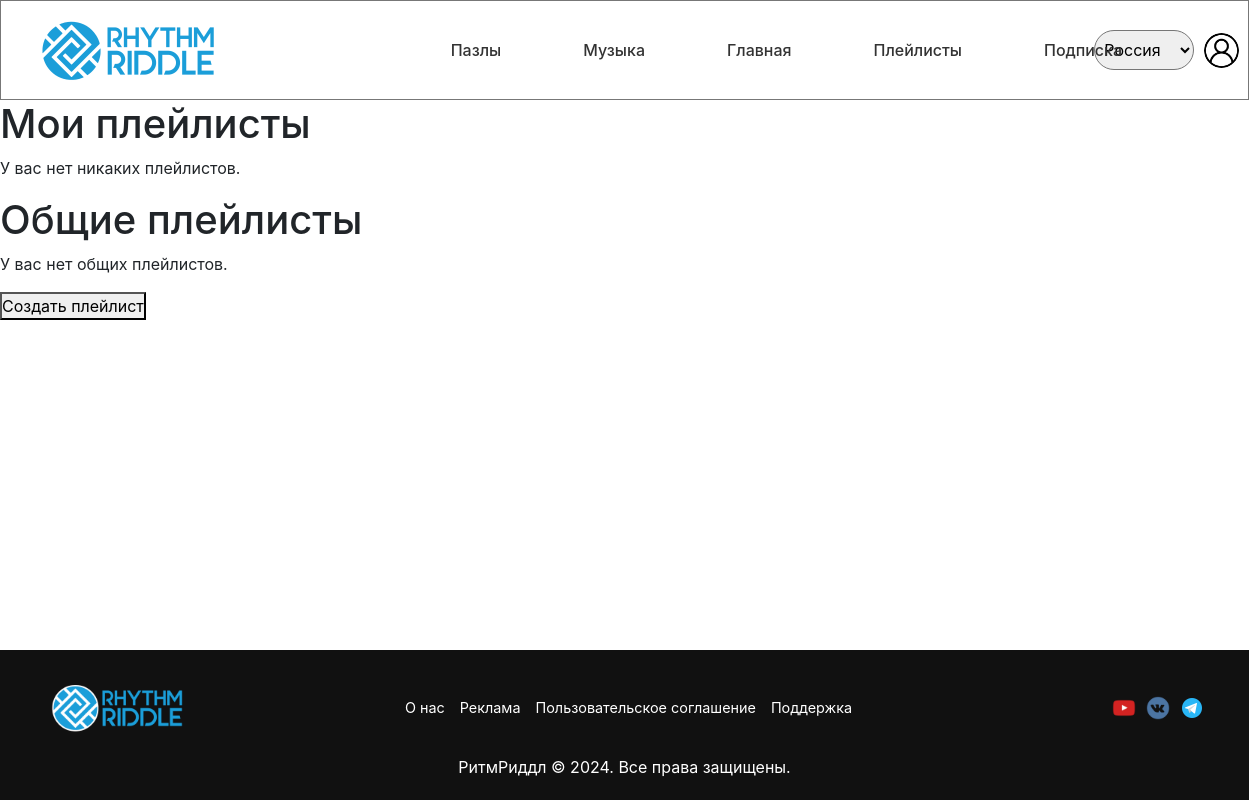
/main/playlists (signed in), run on an earlier commit of the app's database.
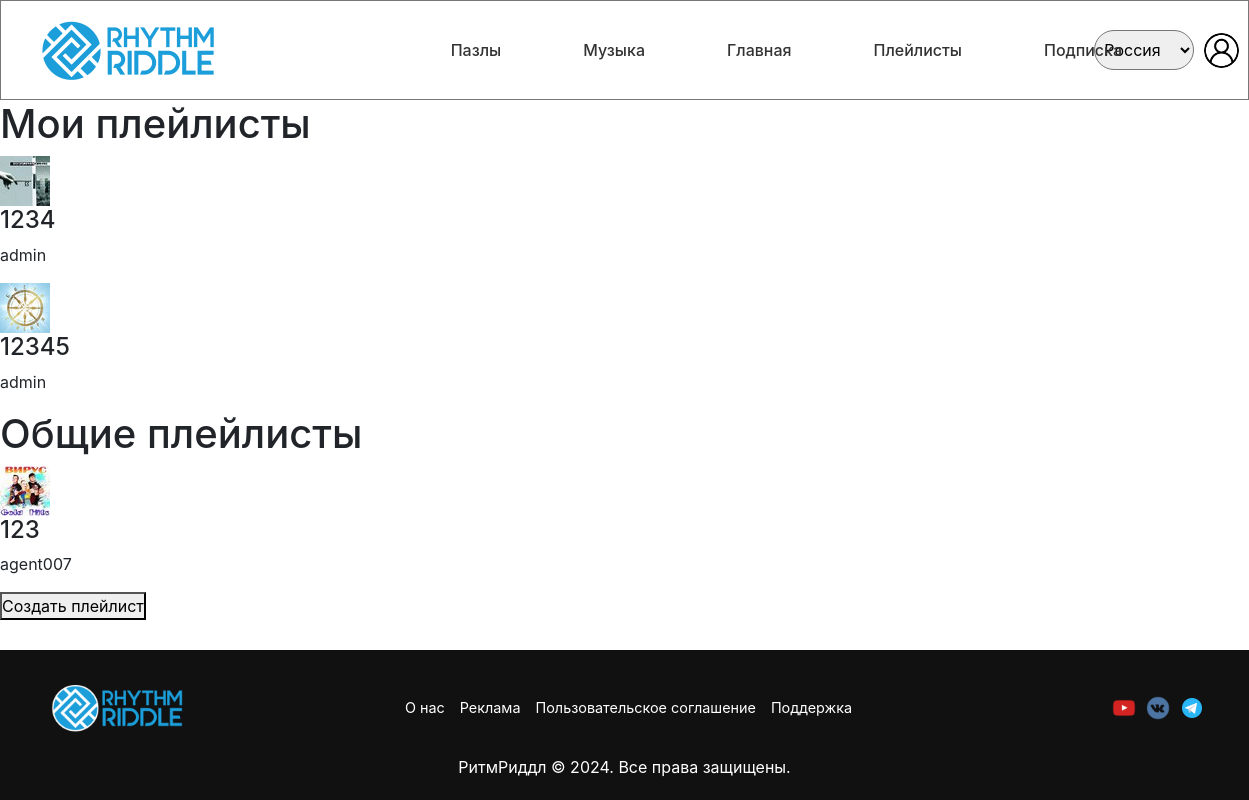
And on a later commit of the database.
### main/models.py (models this page shows, shortened)
class Playlist(models.Model):
    title = models.CharField(max_length=255)
    cover = models.ImageField(upload_to='covers/')
    owner = models.ForeignKey(User, on_delete=models.CASCADE)
    songs = models.ManyToManyField('Song', blank=True)
    class Meta:
        verbose_name = 'Плейлист'
        verbose_name_plural = 'Плейлисты'

### main/views.py (the view)
# urls.py: path('/playlists', views.playlists, name='playlists'), # Плейлисты
@login_required
def playlists(request):
    my_playlists = Playlist.objects.filter(owner=request.user)
    shared_playlists = Playlist.objects.exclude(owner=request.user)
    return render(request, 'main/playlists.html', {
        'my_playlists': my_playlists,
        'shared_playlists': shared_playlists,
    })

### main/templates/main/playlists.html (shortened to what this page needs)
{% extends 'main/layout.html' %}
{% load static %}
{% block extrastyles %}
    <link rel="stylesheet" href="{% static 'main/css/playlists.css' %}">
{% endblock %}
{% block content %}
    <h1>Мои плейлисты</h1>
    <div class="playlists">
        {% for playlist in my_playlists %}
            <div class="playlist-item" onclick="window.location.href='{% url 'playlist_detail' playlist.id %}'">
                <img src="{{ playlist.cover.url }}" alt="Обложка {{ playlist.title }}">
                <div class="playlist-info">
                    <h4>{{ playlist.title }}</h4>
                    <p>{{ playlist.owner.username }}</p>
                </div>
            </div>
        {% empty %}
            <p>У вас нет никаких плейлистов.</p>
        {% endfor %}
    </div>
    <h1>Общие плейлисты</h1>
    <div class="playlists">
        {% for playlist in shared_playlists %}
            <div class="playlist-item" onclick="window.location.href='{% url 'playlist_detail' playlist.id %}'">
                <img src="{{ playlist.cover.url }}" alt="Обложка {{ playlist.title }}">
                <div class="playlist-info">
                    <h4>{{ playlist.title }}</h4>
                    <p>{{ playlist.owner.username }}</p>
                </div>
            </div>
        {% empty %}
            <p>У вас нет общих плейлистов.</p>
        {% endfor %}
    </div>
    <button id="createPlaylistBtn">Создать плейлист</button>
{% endblock %}

### main/templates/main/layout.html (shortened to what this page needs)
{% load static %}
<!doctype html>
<html lang="ru">
<head>
    <link rel="stylesheet" href="https://stackpath.bootstrapcdn.com/bootstrap/4.5.2/css/bootstrap.min.css">
    <link rel="stylesheet" href="{% static 'start/css/footer.css' %}">
    <link rel="stylesheet" href="{% static 'start/css/header.css' %}">
    <link rel="stylesheet" href="{% static 'start/css/layout.css' %}">
    <link rel="stylesheet" href="https://cdn.jsdelivr.net/npm/bootstrap-icons@1.11.3/font/bootstrap-icons.min.css">
    <link rel="stylesheet" href="https://cdn.jsdelivr.net/npm/@fortawesome/fontawesome-free@6.6.0/css/fontawesome.min.css">
    {% block extrastyles %}
    {% endblock %}
</head>
<body>
<header>
    <nav class="header-nav">
        <div class="logo">
            <a href="{% url 'index' %}">
            <img src="{% static 'start/img/rhythmeriddle.png' %}">
            </a>
        </div>
        <ul class="menu">
            <li><a href="{% url 'puzzle' %}" class="nav-link">Пазлы</a></li>
            <li><a href="{% url 'search' %}" class="nav-link">Музыка</a></li>
            <li><a href="{% url 'feed' %}" class="nav-link">Главная</a></li>
            <li><a href="{% url 'playlists' %}" class="nav-link">Плейлисты</a></li>
            <li><a href="{% url 'subscription' %}" class="nav-link">Подписка</a></li>
        </ul>
    </nav>
    <select id="country">
        <option value="russia">Россия</option>
    </select>
    <div class="header-user-icon">
        <a href="{% url 'account_data' %}">
            <img src="{% static 'start/img/user-icon.png' %}" />
            </a>
    </div>
</header>
<main>
    {% block content %}
    {% endblock %}
</main>
<footer class="footer">
    <div class="footer-container">
        <div class="footer-logo">
            <img src="{% static 'start/img/rhythmeriddle.png' %}">
        </div>
        <div class="footer-links">
            <a href="{% url 'about' %}">О нас</a>
            <a href="{% url 'advertising' %}">Реклама</a>
            <a href="{% url 'rules' %}">Пользовательское соглашение</a>
            <a href="{% url 'support' %}">Поддержка</a>
        </div>
        <div class="footer-socials">
            <a href="#"><img src="{% static 'start/img/yt.png' %}" alt="YouTube"></a>
            <a href="#"><img src="{% static 'start/img/vk.png' %}" alt="VK"></a>
            <a href="#"><img src="{% static 'start/img/tg1.png' %}" alt="Telegram"></a>
        </div>
    </div>
    <p class="footer-copyright">РитмРиддл © 2024. Все права защищены.</p>
</footer>
</body>
</html>

### start/static/start/css/footer.css (style rules this page uses)
.footer { background-color: #111; color: #fff; padding: 20px 0; text-align: center; height:150px; top:100px; }
.footer-container { display: flex; justify-content: space-between; align-items: center; max-width: 1200px; margin: 0 auto; padding: 0 20px; flex-wrap: wrap; }
.footer-logo { font-size: 1.5em; font-weight: bold; color: #00A0FF; }
.footer-links { display: flex; gap: 15px; margin-left: -50px; }
.footer-links a { color: #fff; text-decoration: none; font-size: 0.9em; }
.footer-socials { display: flex; gap: 10px; }
.footer-socials a { color:white; }
.footer-socials a img { width: 24px; height: 24px; }
.footer-socials a { display: inline-block; }
.footer-container { display: flex; justify-content: space-between; align-items: center; flex-wrap: wrap; }
.footer-copyright { margin-top: 10px; }
.footer-logo img { width:150px; }

### start/static/start/css/header.css (style rules this page uses)
header { background-color: #ffffff; border-bottom: 10px solid #e0e0e0; padding: 10px 30px; display: flex; align-items: center; justify-content: space-between; position: sticky; height:100px; top: 0; z-index: 1000; border: 0.5px solid #777; }
* { margin: 0; padding: 0; box-sizing: border-box; }
.header-nav { width: 100%; }
.menu { list-style-type: none; display: flex; margin: 0; padding: 0; }
.logo img { width:200px; height:100px; font-size: 1.5em; font-weight: bold; color: #00A0FF; top:20px; position:relative; }
.logo { width:200px; height:100px; }
.header-nav .menu { display: flex; list-style: none; gap: 20px; justify-content:center; width:80%; margin-left:330px; position:relative; top:-50px; }
.header-nav .menu li a { text-decoration: none; color: #333; font-weight: 500; transition: color 0.3s; }
select#country { width: 100px; height: 40px; font-size: 16px; padding: 5px; border-radius: 40px; margin-right:10px; }
.header-user-icon img { height: 35px; width: 35px; border-radius: 50%; cursor: pointer; float:right; }

### start/static/start/css/layout.css (style rules this page uses)
html, body { height: 100%; margin: 0; display: flex; flex-direction: column; }
main { flex: 1; }
nav .menu { display: flex; list-style: none; }
nav .menu li { margin: 0 15px; }
nav .menu li a { text-decoration: none; color: #333; font-weight: bold; }

What changed in the data, as far as the page shows it:
added Playlist: cover (picture), title "1234", owner.username "admin", shown under "Мои плейлисты"
added Playlist: cover (picture), title "12345", owner.username "admin", shown under "Мои плейлисты"
added Playlist: cover (picture), title "123", owner.username "agent007", shown under "Общие плейлисты"
Also different on the page:
text no longer shown: "У вас нет никаких плейлистов. У вас нет общих плейлистов."
